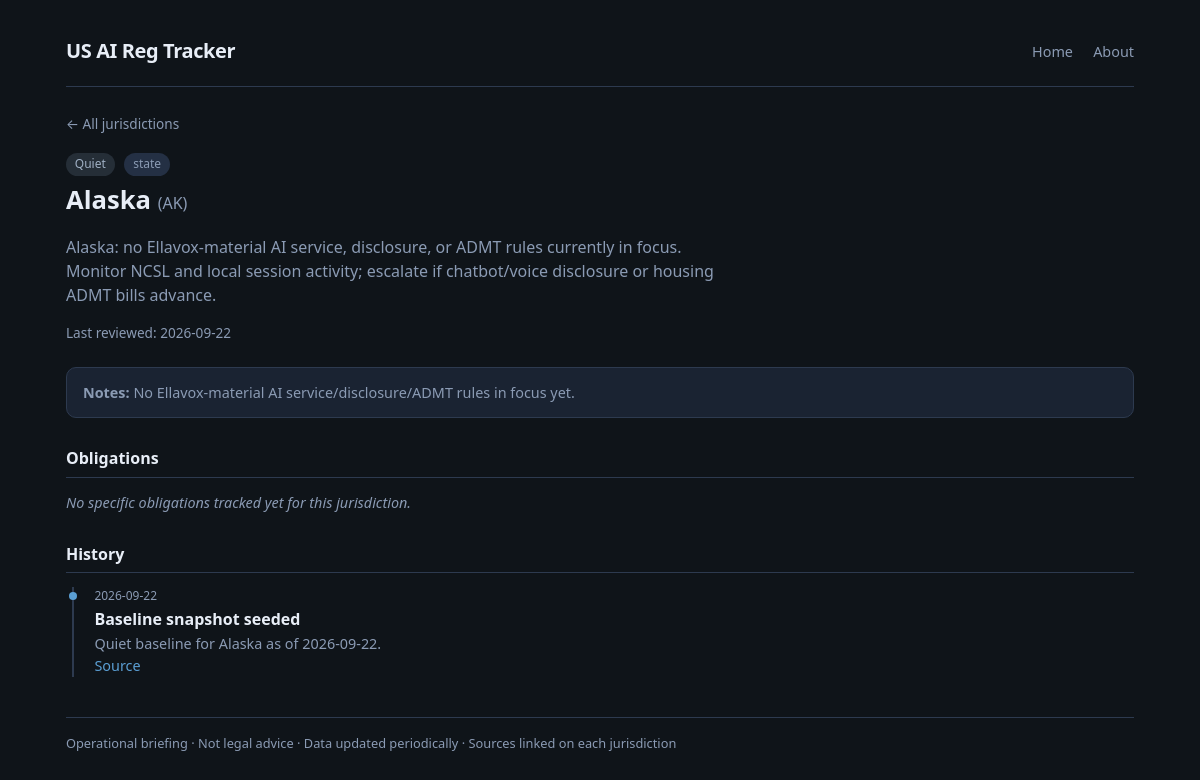
Page /j/AK on the earlier database version.
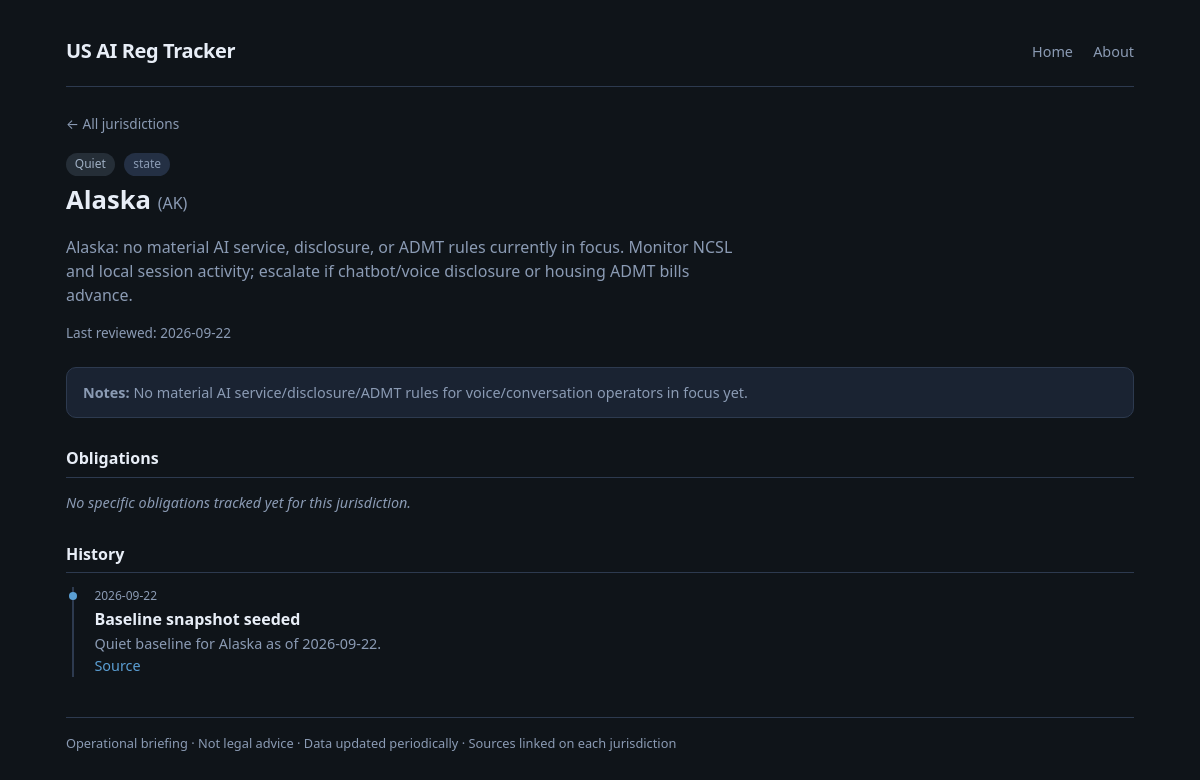
Same page on the later database version.
### tables this page shows
CREATE TABLE jurisdictions (
    id INTEGER PRIMARY KEY AUTOINCREMENT,
    code TEXT NOT NULL UNIQUE,
    name TEXT NOT NULL,
    kind TEXT NOT NULL CHECK (kind IN ('federal', 'state', 'local')),
    status_color TEXT NOT NULL DEFAULT 'quiet',
    status_label TEXT NOT NULL DEFAULT 'quiet',
    summary TEXT NOT NULL DEFAULT '',
    last_reviewed TEXT,
    notes TEXT DEFAULT ''
);

CREATE TABLE history_events (
    id INTEGER PRIMARY KEY AUTOINCREMENT,
    jurisdiction_id INTEGER NOT NULL REFERENCES jurisdictions(id) ON DELETE CASCADE,
    event_date TEXT NOT NULL,
    title TEXT NOT NULL,
    detail TEXT DEFAULT '',
    source_url TEXT,
    created_at TEXT NOT NULL DEFAULT (datetime('now'))
);

### app/main.py (the view)
@app.get("/j/{code}", response_class=HTMLResponse)
def jurisdiction_page(request: Request, code: str):
    detail = db.jurisdiction_detail(code)
    if not detail:
        raise HTTPException(status_code=404, detail=f"Jurisdiction {code} not found")
    j = _enrich_jurisdiction(detail["jurisdiction"])
    obligations = []
    for obl in detail["obligations"]:
        o = dict(obl)
        rel = o.get("voice_cs_relevance") or "none"
        o["rel_display"] = RELEVANCE_META.get(rel, RELEVANCE_META["none"])["label"]
        o["rel_css"] = RELEVANCE_META.get(rel, RELEVANCE_META["none"])["css"]
        obligations.append(o)
    return templates.TemplateResponse(
        "jurisdiction.html",
        {
            "request": request,
            "j": j,
            "obligations": obligations,
            "sources": detail["sources"],
            "history": detail["history"],
            "status_meta": STATUS_META,
        },
    )

### app/templates/jurisdiction.html (shortened to what this page needs)
{% extends "base.html" %}
{% block content %}
<a class="back" href="/">← All jurisdictions</a>
<div class="j-header">
  <span class="pill {{ j.status_css }}">{{ j.status_display }}</span>
  <span class="pill" style="margin-left:0.35rem;">{{ j.kind }}</span>
  <h1>{{ j.name }} <span style="color:var(--muted); font-weight:400; font-size:1rem;">({{ j.code }})</span></h1>
  <p class="summary">{{ j.summary }}</p>
  <p class="meta-line" style="margin-top:0.75rem;">Last reviewed: {{ j.last_reviewed or '—' }}</p>
</div>
{% if j.notes %}
<div class="notes"><strong>Notes:</strong> {{ j.notes }}</div>
{% endif %}
<h3 class="block-title">Obligations</h3>
{% if obligations %}
  {% for o in obligations %}
  <div class="obl">
    <h4>{{ o.title }}</h4>
    <div class="meta">
      <span class="pill {{ o.rel_css }}">Voice/conversation: {{ o.rel_display }}</span>
      <span>Status: {{ o.status }}</span>
      {% if o.effective_date %}<span>Effective: {{ o.effective_date }}</span>{% endif %}
    </div>
    <p>{{ o.summary }}</p>
    {% if o.voice_cs_why %}
    <p class="why"><strong>Why it matters:</strong> {{ o.voice_cs_why }}</p>
    {% endif %}
    {% if o.themes %}
    <div class="themes">
      {% for t in o.themes %}
      <span class="theme-tag">{{ t }}</span>
      {% endfor %}
    </div>
    {% endif %}
    {% if o.sources %}
    <ul class="sources">
      {% for s in o.sources %}
      <li><a href="{{ s.url }}" target="_blank" rel="noopener noreferrer">{{ s.label }}</a></li>
      {% endfor %}
    </ul>
    {% endif %}
  </div>
  {% endfor %}
{% else %}
<p class="empty">No specific obligations tracked yet for this jurisdiction.</p>
{% endif %}
<h3 class="block-title">History</h3>
{% if history %}
<ul class="timeline">
  {% for h in history %}
  <li>
    <div class="date">{{ h.event_date }}</div>
    <div class="title">{{ h.title }}</div>
    {% if h.detail %}<div class="detail">{{ h.detail }}</div>{% endif %}
    {% if h.source_url %}
    <div class="detail"><a href="{{ h.source_url }}" target="_blank" rel="noopener noreferrer">Source</a></div>
    {% endif %}
  </li>
  {% endfor %}
</ul>
{% else %}
<p class="empty">No history events yet.</p>
{% endif %}
{% endblock %}

### app/templates/base.html (shortened to what this page needs)
<!DOCTYPE html>
<html lang="en">
<head>
  <link rel="stylesheet" href="/static/style.css">
</head>
<body>
  <div class="wrap">
    <header class="app-header">
      <h1><a href="/">US AI Reg Tracker</a></h1>
      <nav>
        <a href="/" class="{% if request.url.path == '/' %}active{% endif %}">Home</a>
        <a href="/about" class="{% if request.url.path == '/about' %}active{% endif %}">About</a>
      </nav>
    </header>
    {% block content %}{% endblock %}
    <footer class="app-footer">
      Operational briefing · Not legal advice · Data updated periodically · Sources linked on each jurisdiction
    </footer>
  </div>
</body>
</html>

### app/static/style.css (style rules this page uses)
:root { --bg: #0f1419; --surface: #1a2332; --surface2: #243044; --border: #2d3a4f; --text: #e8eef7; --muted: #8b9bb4; --accent: #5b9fd4; --accent-soft: rgba(91, 159, 212, 0.15); --in-force: #3d9a6a; --pending: #c9a227; --hot: #d4654a; --quiet: #5a6a7e; --watch: #7b8fd4; --rel-high: #d4654a; --rel-medium: #c9a227; --rel-low: #5b9fd4; --rel-none: #5a6a7e; --radius: 10px; --font: "Segoe UI", system-ui, -apple-system, sans-serif; }
* { box-sizing: border-box; }
body { margin: 0; font-family: var(--font); background: var(--bg); color: var(--text); line-height: 1.5; min-height: 100vh; }
a { color: var(--accent); text-decoration: none; }
.wrap { max-width: 1100px; margin: 0 auto; padding: 1.25rem 1rem 3rem; }
header.app-header { display: flex; flex-wrap: wrap; align-items: center; justify-content: space-between; gap: 0.75rem; padding: 1rem 0 1.25rem; border-bottom: 1px solid var(--border); margin-bottom: 1.5rem; }
header.app-header h1 { margin: 0; font-size: 1.25rem; font-weight: 600; letter-spacing: -0.02em; }
header.app-header h1 a { color: var(--text); text-decoration: none; }
nav a { color: var(--muted); margin-left: 1rem; font-size: 0.9rem; }
.meta-line { color: var(--muted); font-size: 0.85rem; margin-bottom: 1.25rem; }
.pill { display: inline-block; padding: 0.15rem 0.55rem; border-radius: 999px; font-size: 0.75rem; font-weight: 500; background: var(--surface2); color: var(--muted); }
.pill.status-quiet { background: rgba(90,106,126,0.3); color: #a0b0c4; }
.back { font-size: 0.85rem; color: var(--muted); margin-bottom: 1rem; display: inline-block; }
.j-header { margin-bottom: 1.5rem; }
.j-header h1 { margin: 0.3rem 0 0.5rem; font-size: 1.6rem; }
.j-header .summary { color: var(--muted); max-width: 42rem; }
.notes { background: var(--surface); border: 1px solid var(--border); border-radius: var(--radius); padding: 0.85rem 1rem; margin: 1rem 0 1.5rem; font-size: 0.9rem; color: var(--muted); }
h3.block-title { font-size: 1rem; margin: 1.75rem 0 0.85rem; padding-bottom: 0.4rem; border-bottom: 1px solid var(--border); }
.timeline { list-style: none; padding: 0; margin: 0; }
.timeline li { position: relative; padding: 0 0 1.25rem 1.25rem; border-left: 2px solid var(--border); margin-left: 0.4rem; }
.timeline li::before { content: ""; position: absolute; left: -5px; top: 0.35rem; width: 8px; height: 8px; border-radius: 50%; background: var(--accent); }
.timeline li:last-child { padding-bottom: 0; }
.timeline .date { font-size: 0.75rem; color: var(--muted); }
.timeline .title { font-weight: 600; margin: 0.15rem 0; }
.timeline .detail { font-size: 0.9rem; color: var(--muted); }
footer.app-footer { margin-top: 2.5rem; padding-top: 1rem; border-top: 1px solid var(--border); font-size: 0.8rem; color: var(--muted); }
.empty { color: var(--muted); font-size: 0.9rem; font-style: italic; }

Differences in the rows shown:
changed jurisdictions "Alaska": summary "Alaska: no Ellavox-material AI service, disclosure, or…" → "Alaska: no material AI service, disclosure, or…"; notes "No Ellavox-material AI service/disclosure/ADMT rules in focus yet." → "No material AI service/disclosure/ADMT rules for voice/conversation operators in focus yet."
